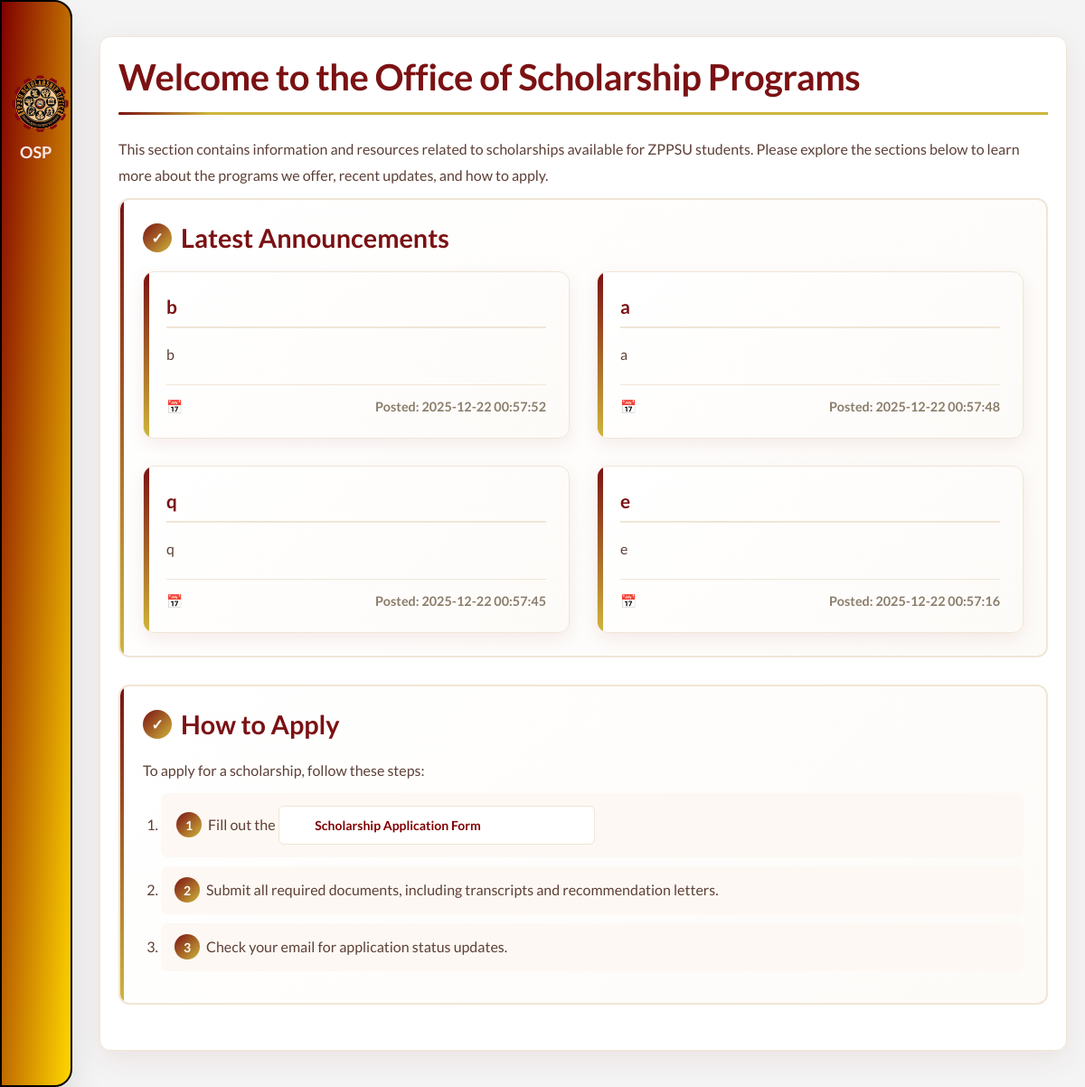
Screenshot of /views/home.php (signed in) with the database file from the repository.
### tables this page shows
CREATE TABLE `announcements` (
  `id` int(11) NOT NULL,
  `title` varchar(255) NOT NULL,
  `message` text NOT NULL,
  `created_at` timestamp NOT NULL DEFAULT current_timestamp()
);

### views/home.php (the view, shortened to what this page needs)
<?php
include '../includes/session.php';
$annQuery = $pdo->query("SELECT * FROM announcements ORDER BY created_at DESC LIMIT 10");
$announcements = $annQuery->fetchAll(PDO::FETCH_ASSOC);
?>
<!DOCTYPE html>
<html lang="en">
<head>
    <link rel="stylesheet" href="../css/styles.css?v=<?php echo time(); ?>">
    <link rel="stylesheet" href="../css/preloader.css?v=<?php echo time(); ?>">
    <link rel="stylesheet" href="../css/home.css?v=<?php echo time(); ?>">
</head>
<body>
    <nav class="stroke" id="sideNav">
        <button class="toggle-btn" onclick="toggleNav()">
            <i class="fas fa-bars" id="toggle-icon"></i>
        </button>
        <ul>
            <li>
                <a href="#" class="logo">
                    <div style="display: flex; align-items: center;">
                        <img src="../assets/images/icons/scholarship_seal.png" alt="Scholarship Seal">
                    </div>
                    <span class="nav-item" style="margin-left: 10px;">OSP</span>
                </a>
            </li>
            <li>
                <a href="../index.php" class="activea">
                    <i class="fas fa-solid fa-house"></i>
                </a>
            </li>
            <?php if ($_SESSION["role"] === 'admin'): ?>
                <li>
                    <a href="./dashboard.php">
                        <i class="fas fa-solid fa-gauge"></i>
                        <span class="nav-item-2">Dashboard</span>
                    </a>
                </li>
                <li>
                    <a href="./scholarship_form.php">
                        <i class="fas fa-solid fa-file"></i>
                        <span class="nav-item-2">Scholarship Form</span>
                    </a>
                </li>
                <li>
                    <a href="./applications.php">
                        <i class="fas fa-solid fa-folder"></i>
                        <span class="nav-item-2">Applications</span>
                    </a>
                </li>
                <li>
                    <a href="./about.php">
                        <i class="fas fa-solid fa-circle-info"></i>
                        <span class="nav-item-2">About</span>
                    </a>
                </li>
                <li>
                    <a href="./faqs.php">
                        <i class="fas fa-solid fa-circle-question"></i>
                        <span class="nav-item-2">FAQs</span>
                    </a>
                </li>
            <?php elseif ($_SESSION["role"] === 'student'): ?>
                <li>
                    <a href="./my_applications.php">
                        <i class="fas fa-solid fa-folder-open"></i>
                    </a>
                </li>
                <li>
                    <a href="./scholarship_form.php">
                        <i class="fas fa-solid fa-file"></i>
                    </a>
                </li>
                <li>
                    <a href="./about.php">
                        <i class="fas fa-solid fa-circle-info"></i>
                    </a>
                </li>
                <li>
                    <a href="./faqs.php">
                        <i class="fas fa-solid fa-circle-question"></i>
                    </a>
                </li>
            <?php endif; ?>
            <li>
                <a href="../auth/logout.php" class="logout">
                    <i class="fas fa-solid fa-right-from-bracket"></i>
                </a>
            </li>
        </ul>
    </nav>
    <div class="content">
        <div class="content-1">
            <h1>Welcome to the Office of Scholarship Programs</h1>
            <p>This section contains information and resources related to scholarships available for ZPPSU students.
                Please
                explore the sections below to learn more about the programs we offer, recent updates, and how to apply.
            </p>
            <section>
                <h2>Latest Announcements</h2>
                <?php if (count($announcements) === 0): ?>
                    <p>No announcements available at the moment.</p>
                <?php else: ?>
                    <div class="announcement-cards">
                        <?php foreach ($announcements as $a): ?>
                            <div class="announcement-card">
                                <h3><?= htmlspecialchars($a['title']); ?></h3>
                                <p><?= nl2br(htmlspecialchars($a['message'])); ?></p>
                                <span class="announcement-date">Posted: <?= $a['created_at']; ?></span>
                            </div>
                        <?php endforeach; ?>
                    </div>
                <?php endif; ?>
            </section>
            <section>
                <h2>How to Apply</h2>
                <p>To apply for a scholarship, follow these steps:</p>
                <ol class="ol1">
                    <li class="form-link">Fill out the <a href="./scholarship_form.php"><i class="fa-solid fa-file"></i>
                            Scholarship
                            Application Form</a></li>
                    <li>Submit all required documents, including transcripts and recommendation letters.</li>
                    <li>Check your email for application status updates.</li>
                </ol>
            </section>
        </div>
    </div>
</body>
</html>

### css/styles.css (style rules this page uses)
* { margin: 0; padding: 0; outline: none; border: none; text-decoration: none; box-sizing: border-box; font-family: "Lato", sans-serif; }
body { background: #f4f4f4; overflow-x: hidden; }
.logo { margin-top: 70px; text-align: start; display: flex; flex-direction: column; align-items: start; transition: all 0.5s ease; }
.logo img { width: 65px; height: 65px; margin-bottom: 10px; }
.logo span { font-weight: bold; font-size: 18px; text-align: center; }
nav { position: fixed; top: 0; bottom: 0; left: 0; height: 100%; background: linear-gradient(to bottom right, #800000, #ffd700); width: 80px; overflow: hidden; transition: width 0.3s ease, left 0.3s ease; box-shadow: 0 20px 35px rgba(0, 0, 0, 0.1); z-index: 99999; border-top-right-radius: 20px; border-bottom-right-radius: 20px; border: 2px solid black; }
a { position: relative; color: #ffe9e9 !important; font-size: 14px; display: table; width: 350px; padding: 10px; transition: background 0.3s ease, transform 0.3s ease, color 0.3s ease; font-weight: bold; text-decoration: none !important; }
nav ul li a, nav ul li a:after, nav ul li a:before { transition: all 0.5s; }
nav ul li a i { position: relative; width: 70px; height: 40px; top: 14px; font-size: 20px; text-align: center; }
.nav-item { position: relative; margin-left: 15px; }
.logout { position: absolute; bottom: 0; }
.activea { color: #ffd700 !important; font-weight: bold; }
.content { margin-left: 90px; padding: 20px; color: #333; transition: margin-left 0.3s ease; }
.content h1 { font-size: 24px; color: #800000; }
.content p { font-size: 16px; margin: 10px 0; }
.form-link a { color: #800000 !important; }
.toggle-btn { position: fixed; top: 15px!important; left: 15px!important; background: transparent; color: #ffd700; border: none; padding: 14px; width: 50px; height: 50px; cursor: pointer; z-index: 1100; font-size: 22px; display: flex; align-items: center; justify-content: center; transition: all 0.3s cubic-bezier(0.175, 0.885, 0.32, 1.275); overflow: hidden; }
.toggle-btn i { display: flex; align-items: center; justify-content: center; width: 100%; height: 100%; }

### rows the page displays
announcements: title "b", message "b", created_at "2025-12-22 00:57:52"
announcements: title "a", message "a", created_at "2025-12-22 00:57:48"
announcements: title "q", message "q", created_at "2025-12-22 00:57:45"
announcements: title "e", message "e", created_at "2025-12-22 00:57:16"
